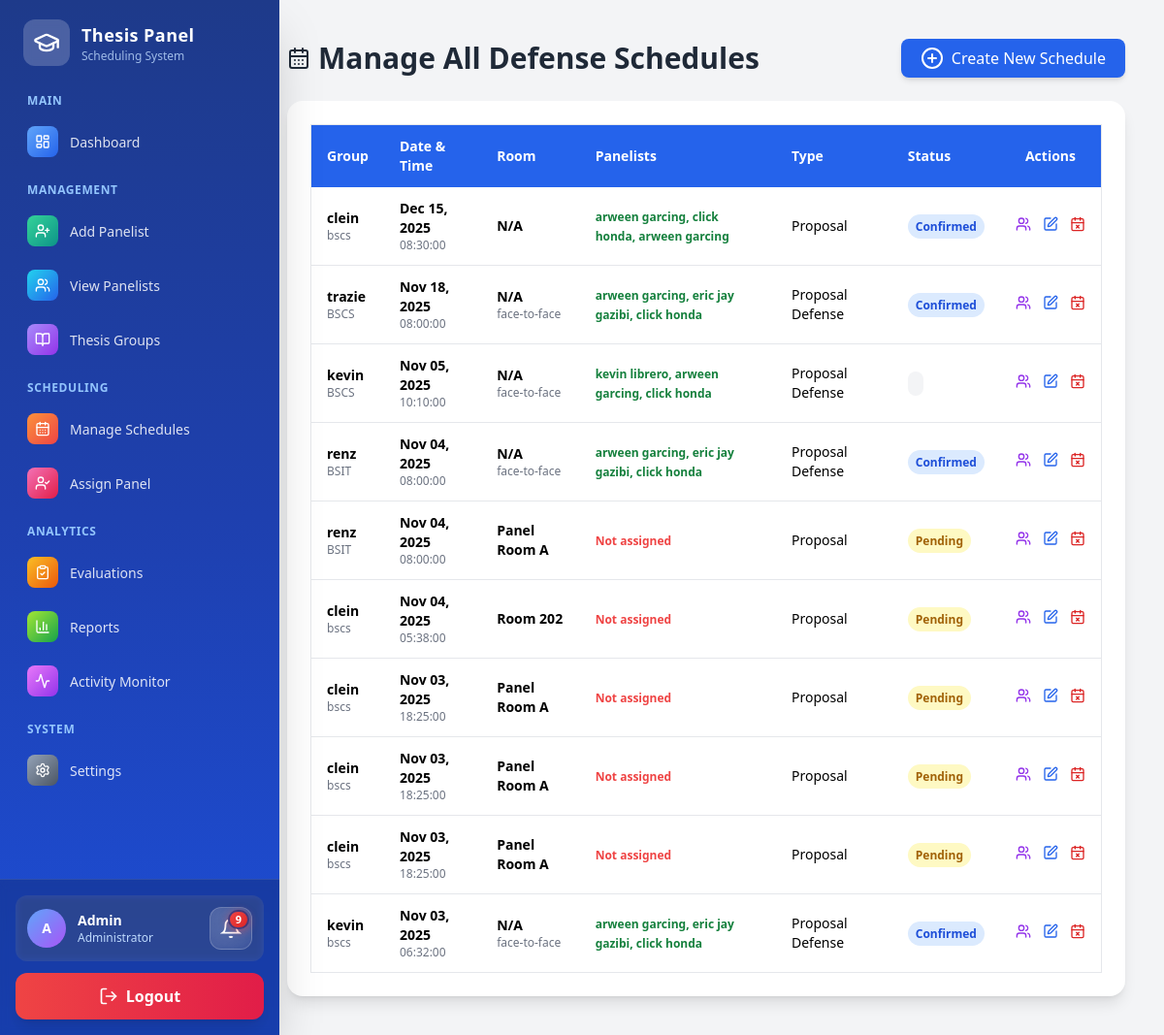
/admin/schedules/manage.php (signed in), run on the app's committed database.
### tables this page shows
CREATE TABLE `schedule` (
  `schedule_id` int(11) NOT NULL AUTO_INCREMENT,
  `group_id` int(11) DEFAULT NULL,
  `date` date NOT NULL,
  `time` time NOT NULL,
  `end_time` time DEFAULT NULL,
  `room_id` int(11) DEFAULT NULL,
  `defense_type` varchar(50) DEFAULT NULL,
  `venue` varchar(100) DEFAULT NULL,
  `status` enum('Pending','Confirmed','Done') DEFAULT 'Pending',
  `room` varchar(100) DEFAULT NULL,
  `mode` enum('online','face-to-face') DEFAULT 'face-to-face',
  `created_at` date DEFAULT NULL,
  PRIMARY KEY (`schedule_id`),
  KEY `fk_schedule_group` (`group_id`),
  KEY `idx_schedule_date` (`date`,`status`),
  CONSTRAINT `fk_schedule_group` FOREIGN KEY (`group_id`) REFERENCES `thesis_group` (`group_id`) ON DELETE CASCADE
);

CREATE TABLE `thesis_group` (
  `group_id` int(11) NOT NULL AUTO_INCREMENT,
  `created_at` datetime DEFAULT current_timestamp(),
  `title` varchar(255) NOT NULL,
  `leader_name` varchar(100) NOT NULL,
  `members` text DEFAULT NULL,
  `course` varchar(100) DEFAULT NULL,
  `status` enum('For Defense','Defended','Pending') DEFAULT 'Pending',
  PRIMARY KEY (`group_id`)
);

CREATE TABLE `rooms` (
  `room_id` int(11) NOT NULL AUTO_INCREMENT,
  `name` varchar(100) NOT NULL,
  `mode` enum('online','physical') DEFAULT 'physical',
  `location_details` text DEFAULT NULL,
  `capacity` int(11) DEFAULT NULL,
  `is_available` tinyint(1) DEFAULT 1,
  PRIMARY KEY (`room_id`)
);

### admin/schedules/manage.php (the view, shortened to what this page needs)
<?php
$db = new Database();
$conn = $db->connect();
$message = '';
$group_info = null;
$params = [];
$whereClause = "";
try {
    $sql = "
        SELECT
            s.*,
            tg.leader_name,
            tg.course,
            r.name as room_name,
            (SELECT GROUP_CONCAT(CONCAT(p.first_name, ' ', p.last_name) SEPARATOR ', ')
             FROM assignment a
             JOIN panelist p ON a.panelist_id = p.panelist_id
             WHERE a.schedule_id = s.schedule_id) as panelists,
            (SELECT GROUP_CONCAT(a.panelist_id)
             FROM assignment a
             WHERE a.schedule_id = s.schedule_id) as assigned_panelist_ids
        FROM schedule s
        JOIN thesis_group tg ON s.group_id = tg.group_id
        LEFT JOIN rooms r ON s.room = r.room_id
        $whereClause
        ORDER BY s.date DESC, s.time DESC
    ";
    $stmt = $conn->prepare($sql);
    $stmt->execute($params);
    $schedules = $stmt->fetchAll(PDO::FETCH_ASSOC);
} catch (PDOException $e) {
    $schedules = [];
    $message .= '<div class="bg-red-100 text-red-700 border border-red-400 p-4 rounded-lg mb-4">Error fetching schedules: ' . $e->getMessage() . '</div>';
}
?>
<!DOCTYPE html>
<html lang="en">
<head>
    <script src="/Thesis/assets/js/tailwind.js"></script>
    <link href="https://cdn.jsdelivr.net/npm/select2@4.1.0-rc.0/dist/css/select2.min.css" rel="stylesheet" />
</head>
<body class="bg-gray-100 flex min-h-screen">
<?php include __DIR__ . '/../sidebar.php'; ?>
<main class="flex-1 ml-64 p-10">
    <div class="flex justify-between items-center mb-6">
        <h1 class="text-3xl font-bold text-gray-800 flex items-center gap-2">
            <i data-lucide="calendar-days"></i>
            <?php if ($group_info): ?>
                Schedules for <?= htmlspecialchars($group_info['leader_name']) ?> (<?= htmlspecialchars($group_info['course']) ?>)
            <?php else: ?>
                Manage All Defense Schedules
            <?php endif; ?>
        </h1>
        <button onclick="toggleModal('createModal')" class="bg-blue-600 text-white px-5 py-2 rounded-lg hover:bg-blue-700 flex items-center gap-2 shadow-md transition">
            <i data-lucide="plus-circle"></i> Create New Schedule
        </button>
    </div>
    <div class="bg-white shadow-lg rounded-2xl p-6 overflow-x-auto">
        <table class="min-w-full border border-gray-200 text-sm">
            <thead class="bg-blue-600 text-white">
                <tr>
                    <th class="px-4 py-3 text-left">Group</th>
                    <th class="px-4 py-3 text-left">Date & Time</th>
                    <th class="px-4 py-3 text-left">Room</th>
                    <th class="px-4 py-3 text-left">Panelists</th>
                    <th class="px-4 py-3 text-left">Type</th>
                    <th class="px-4 py-3 text-left">Status</th>
                    <th class="px-4 py-3 text-center">Actions</th>
                </tr>
            </thead>
            <tbody>
                <?php if (!empty($schedules)): ?>
                    <?php foreach ($schedules as $s): ?>
                        <tr class="border-b hover:bg-gray-50 transition">
                            <td class="px-4 py-3">
                                <div class="font-semibold"><?= htmlspecialchars($s['leader_name']) ?></div>
                                <div class="text-xs text-gray-500"><?= htmlspecialchars($s['course']) ?></div>
                            </td>
                            <td class="px-4 py-3">
                                <div class="font-semibold"><?= date('M d, Y', strtotime($s['date'])) ?></div>
                                <div class="text-xs text-gray-500"><?= htmlspecialchars($s['time']) ?></div>
                            </td>
                            <td class="px-4 py-3">
                                <div class="font-semibold"><?= htmlspecialchars($s['room_name'] ?? 'N/A') ?></div>
                                <div class="text-xs text-gray-500"><?= htmlspecialchars($s['mode']) ?></div>
                            </td>
                            <td class="px-4 py-3 max-w-xs">
                                <?php if (!empty($s['panelists'])): ?>
                                    <span class="text-green-700 font-semibold text-xs"><?= htmlspecialchars($s['panelists']) ?></span>
                                <?php else: ?>
                                    <span class="text-red-500 font-semibold text-xs">Not assigned</span>
                                <?php endif; ?>
                            </td>
                            <td class="px-4 py-3"><?= htmlspecialchars($s['defense_type']) ?></td>
                            <td class="px-4 py-3">
                                <span class="px-2 py-1 rounded-full text-xs font-semibold
                                    <?php
                                        if ($s['status'] === 'Pending') echo 'bg-yellow-100 text-yellow-700';
                                        elseif ($s['status'] === 'Confirmed') echo 'bg-blue-100 text-blue-700';
                                        elseif ($s['status'] === 'Done') echo 'bg-green-100 text-green-700';
                                        elseif ($s['status'] === 'Cancelled') echo 'bg-red-100 text-red-700';
                                        else echo 'bg-gray-100 text-gray-700';
                                    ?>">
                                    <?= htmlspecialchars($s['status']) ?>
                                </span>
                            </td>
                            <td class="px-4 py-3 text-center">
                                <div class="inline-flex items-center gap-3">
                                    <button onclick='assignPanel(<?= $s['schedule_id'] ?>, [<?= $s['assigned_panelist_ids'] ?? '' ?>])'
                                            class="text-purple-600 hover:text-purple-800" title="Assign Panelists">
                                        <i data-lucide="users" class="w-4 h-4"></i>
                                    </button>
                                    <button onclick='editSchedule(<?= htmlspecialchars(json_encode($s), ENT_QUOTES, 'UTF-8') ?>)'
                                            class="text-blue-600 hover:text-blue-800" title="Edit Schedule">
                                        <i data-lucide="edit" class="w-4 h-4"></i>
                                    </button>
                                    <?php if ($s['status'] !== 'Cancelled'): ?>
                                    <button onclick="confirmCancel(<?= $s['schedule_id'] ?>, '<?= htmlspecialchars(addslashes($s['leader_name']), ENT_QUOTES) ?>', '<?= date('M d, Y', strtotime($s['date'])) ?>')"
                                            class="text-red-600 hover:text-red-800" title="Cancel Schedule">
                                        <i data-lucide="calendar-x" class="w-4 h-4"></i>
                                    </button>
                                    <?php endif; ?>
                                </div>
                            </td>
                        </tr>
                    <?php endforeach; ?>
                <?php endif; ?>
            </tbody>
        </table>
    </div>
</main>
</body>
</html>

### data on the page
schedule: group.leader_name "clein", group.course "bscs", date "Dec 15, 2025", time "08:30:00", room_name "N/A", panelists "arween garcing, click honda, arween garcing", defense_type "Proposal", status "Confirmed"
schedule: group.leader_name "trazie", group.course "BSCS", date "Nov 18, 2025", time "08:00:00", room_name "N/A", mode "face-to-face", panelists "arween garcing, eric jay gazibi, click honda", defense_type "Proposal Defense", status "Confirmed"
schedule: group.leader_name "kevin", group.course "BSCS", date "Nov 05, 2025", time "10:10:00", room_name "N/A", mode "face-to-face", panelists "kevin librero, arween garcing, click honda", defense_type "Proposal Defense"
schedule: group.leader_name "renz", group.course "BSIT", date "Nov 04, 2025", time "08:00:00", room_name "N/A", mode "face-to-face", panelists "arween garcing, eric jay gazibi, click honda", defense_type "Proposal Defense", status "Confirmed"
schedule: group.leader_name "renz", group.course "BSIT", date "Nov 04, 2025", time "08:00:00", rooms.name "Panel Room A", shows "Not assigned", defense_type "Proposal", status "Pending"
schedule: group.leader_name "clein", group.course "bscs", date "Nov 04, 2025", time "05:38:00", rooms.name "Room 202", shows "Not assigned", defense_type "Proposal", status "Pending"
schedule: group.leader_name "clein", group.course "bscs", date "Nov 03, 2025", time "18:25:00", rooms.name "Panel Room A", shows "Not assigned", defense_type "Proposal", status "Pending"
schedule: group.leader_name "clein", group.course "bscs", date "Nov 03, 2025", time "18:25:00", rooms.name "Panel Room A", shows "Not assigned", defense_type "Proposal", status "Pending"
schedule: group.leader_name "clein", group.course "bscs", date "Nov 03, 2025", time "18:25:00", rooms.name "Panel Room A", shows "Not assigned", defense_type "Proposal", status "Pending"
schedule: group.leader_name "kevin", group.course "bscs", date "Nov 03, 2025", time "06:32:00", room_name "N/A", mode "face-to-face", panelists "arween garcing, eric jay gazibi, click honda", defense_type "Proposal Defense", status "Confirmed"

### other printed values
substr($_SESSION['admin_name'] ?? 'A', 0, 1) "A"
$_SESSION['admin_name'] "Admin"
$unread_count "9"
